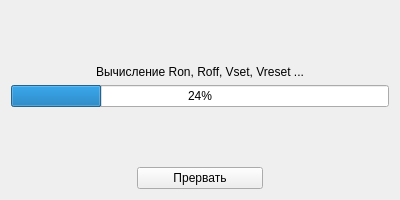
<?xml version="1.0" encoding="UTF-8"?>
<ui version="4.0">
 <class>SwitchingParamsDialog</class>
 <widget class="QWidget" name="SwitchingParamsDialog">
  <property name="geometry">
   <rect>
    <x>0</x>
    <y>0</y>
    <width>400</width>
    <height>200</height>
   </rect>
  </property>
  <property name="maximumSize">
   <size>
    <width>400</width>
    <height>200</height>
   </size>
  </property>
  <property name="windowTitle">
   <string>Form</string>
  </property>
  <layout class="QVBoxLayout" name="verticalLayout_2">
   <item>
    <spacer name="verticalSpacer">
     <property name="orientation">
      <enum>Qt::Orientation::Vertical</enum>
     </property>
     <property name="sizeHint" stdset="0">
      <size>
       <width>20</width>
       <height>41</height>
      </size>
     </property>
    </spacer>
   </item>
   <item>
    <layout class="QVBoxLayout" name="verticalLayout">
     <item>
      <widget class="QLabel" name="lbl">
       <property name="sizePolicy">
        <sizepolicy hsizetype="Preferred" vsizetype="Preferred">
         <horstretch>0</horstretch>
         <verstretch>0</verstretch>
        </sizepolicy>
       </property>
       <property name="text">
        <string>Вычисление Ron, Roff, Vset, Vreset ...</string>
       </property>
       <property name="alignment">
        <set>Qt::AlignmentFlag::AlignCenter</set>
       </property>
      </widget>
     </item>
     <item>
      <widget class="QProgressBar" name="prog">
       <property name="value">
        <number>24</number>
       </property>
      </widget>
     </item>
    </layout>
   </item>
   <item>
    <spacer name="verticalSpacer_2">
     <property name="orientation">
      <enum>Qt::Orientation::Vertical</enum>
     </property>
     <property name="sizeHint" stdset="0">
      <size>
       <width>20</width>
       <height>41</height>
      </size>
     </property>
    </spacer>
   </item>
   <item>
    <layout class="QHBoxLayout" name="horizontalLayout" stretch="1,1,1">
     <item>
      <spacer name="horizontalSpacer">
       <property name="orientation">
        <enum>Qt::Orientation::Horizontal</enum>
       </property>
       <property name="sizeHint" stdset="0">
        <size>
         <width>40</width>
         <height>20</height>
        </size>
       </property>
      </spacer>
     </item>
     <item>
      <widget class="QPushButton" name="btn_interrupt">
       <property name="maximumSize">
        <size>
         <width>200</width>
         <height>16777215</height>
        </size>
       </property>
       <property name="text">
        <string>Прервать</string>
       </property>
      </widget>
     </item>
     <item>
      <spacer name="horizontalSpacer_2">
       <property name="orientation">
        <enum>Qt::Orientation::Horizontal</enum>
       </property>
       <property name="sizeHint" stdset="0">
        <size>
         <width>40</width>
         <height>20</height>
        </size>
       </property>
      </spacer>
     </item>
    </layout>
   </item>
  </layout>
 </widget>
 <resources/>
 <connections/>
</ui>
